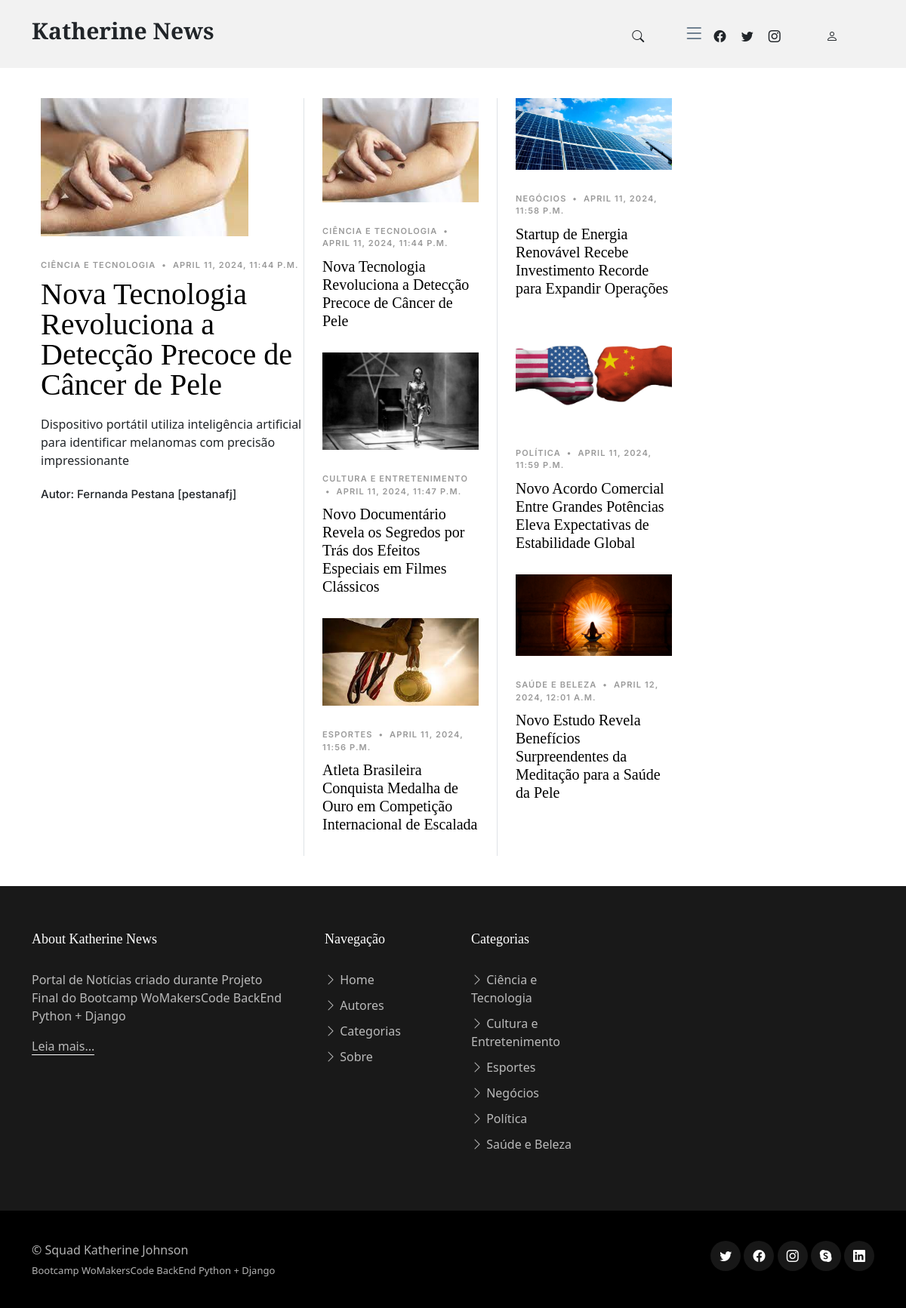
The page / on the database its author committed.
### app_news/models.py (models this page shows)
class News(models.Model):
    title = models.CharField(max_length=100)
    subtitle = models.CharField(max_length=255, null=True, blank=True)
    content = models.TextField(max_length=5000)
    author = models.ForeignKey(Author, on_delete=models.CASCADE)
    editor = models.ForeignKey(Editor, on_delete=models.SET_NULL, null=True)
    category = models.ForeignKey(Category, on_delete=models.SET_DEFAULT, default=14)
    publish_date = models.DateTimeField(auto_now_add=True)
    modified_date = models.DateTimeField(auto_now=True)
    image = models.ImageField(upload_to="images/", null=True, blank=True)

### app_categories/models.py (models this page shows)
class Category(models.Model):
    name = models.CharField(max_length=25)
    image = models.ImageField(upload_to="images/", null=True, blank=True)
    def __str__(self) -> str:
        return f"{self.name}"

### app_users/models.py (models this page shows)
class Author(models.Model):
    username = models.CharField(max_length=30, unique=True)
    email = models.EmailField(max_length=255, unique=True)
    password = models.CharField(max_length=100, verbose_name="Senha")
    name = models.CharField(max_length=255, null=True, blank=True, verbose_name="Nome")
    birth_date = models.DateTimeField(null=True, blank=True, verbose_name="Data de Nascimento")
    city = models.CharField(max_length=50, null=True, blank=True, verbose_name="Cidade")
    state = models.CharField(choices=STATE_CHOICES, max_length=2, null=True, blank=True, verbose_name="Estado")
    register_date = models.DateTimeField(auto_now_add=True, verbose_name="Data de Registro")
    image = models.ImageField(upload_to="images/", null=True, blank=True, verbose_name="Imagem de Perfil")
    def __str__(self) -> str:
        return f"{self.name} [{self.username}]"

### app_news/views.py (the view)
# urls.py: path("", home),
def home(request):
    news_list = News.objects.all()
    emphasis = news_list[0]
    return render(request, "index.html", {'emphasis_news': emphasis, 'column1_news': [news_list[0], news_list[1], news_list[2]], 'column2_news': [news_list[3], news_list[4], news_list[5]]})

### templates/index.html (shortened to what this page needs)
<!DOCTYPE html>
<html lang="en">
  <head>
    {% load static %}
    {% load bootstrap5 %}
    <link rel="stylesheet" href="{% static 'vendor/bootstrap/css/bootstrap.min.css' %}" />
    <link rel="stylesheet" href="{% static 'vendor/bootstrap-icons/bootstrap-icons.css' %}" />
    <link rel="stylesheet" href="{% static 'vendor/swiper/swiper-bundle.min.css' %}" />
    <link rel="stylesheet" href="{% static 'vendor/glightbox/css/glightbox.min.css' %}" />
    <link rel="stylesheet" href="{% static 'vendor/aos/aos.css' %}" />
    <link href="{% static 'css/variables.css' %}" rel="stylesheet" />
    <link href="{% static 'css/main.css' %}" rel="stylesheet" />
  </head>
  <body>
    {% include "header.html" %}
    <main id="main">
      {% block main-content %}
      <section id="posts" class="posts">
        <div class="container" data-aos="fade-up">
          <div class="row mx-auto">
            <div class="col-lg-4">
              <div class="post-entry-1 lg">
                <a href="/news/{{emphasis_news.id}}"><img src="/media/{{emphasis_news.image}}" alt="" class="img-fluid"></a>
                <div class="post-meta"><span class="date">{{emphasis_news.category}}</span> <span class="mx-1">&bullet;</span> <span>{{emphasis_news.publish_date}}</span></div>
                <h2><a href="/news/{{emphasis_news.id}}">{{emphasis_news.title}}</a></h2>
                <p class="mb-4 d-block">{{emphasis_news.subtitle}}</p>
                <div class="d-flex align-items-center author">
                  <div class="name">
                    <h3 class="m-0 p-0">Autor: {{emphasis_news.author}}</h3>
                  </div>
                </div>
              </div>
            </div>
            <div class="col-lg-8">
              <div class="row g-5">
                <div class="col-lg-4 border-start custom-border">
                  {% for news in column1_news %}
                  <div class="post-entry-1">
                    <a href="/news/{{news.id}}"><img src="/media/{{news.image}}" alt="" class="img-fluid"></a>
                    <div class="post-meta"><span class="date">{{news.category}}</span> <span class="mx-1">&bullet;</span> <span>{{news.publish_date}}</span></div>
                    <h2><a href="/news/{{news.id}}">{{news.title}}</a></h2>
                  </div>
                  {% endfor %}
                </div>
                <div class="col-lg-4 border-start custom-border">
                  {% for news in column2_news %}
                  <div class="post-entry-1">
                    <a href="/news/{{news.id}}"><img src="/media/{{news.image}}" alt="" class="img-fluid"></a>
                    <div class="post-meta"><span class="date">{{news.category}}</span> <span class="mx-1">&bullet;</span> <span>{{news.publish_date}}</span></div>
                    <h2><a href="/news/{{news.id}}">{{news.title}}</a></h2>
                  </div>
                  {% endfor %}
                </div>
              </div>
            </div>
          </div>
        </div>
      </section>
      {% endblock %}
    </main>
    {% include "footer.html" %}
  </body>
</html>

### templates/static/css/variables.css (style rules this page uses)
:root { --font-default: 'EB Garamond', system-ui, -apple-system, "Segoe UI", Roboto, "Helvetica Neue", Arial, "Noto Sans", "Liberation Sans", sans-serif, "Apple Color Emoji", "Segoe UI Emoji", "Segoe UI Symbol", "Noto Color Emoji"; --font-primary: 'EB Garamond', serif; --font-secondary: 'Inter', sans-serif; --color-default: #212529; --color-default-rgb: 33, 37, 41; --color-links: #212529; --color-links-hover: #15171a; --color-primary: #212529; --color-primary-light: #26282c; --color-primary-dark: #0b0c0e; --color-primary-rgb: 33, 37, 41; --color-primary-light-rgb: 38, 40, 44; --color-primary-dark-rgb: 11, 12, 14; --color-secondary: #596d80; --color-secondary-light: #8498aa; --color-secondary-dark: #404f5c; --color-secondary-rgb: 89, 109, 128; --color-secondary-light-rgb: 132, 152, 170; --color-secondary-dark-rgb: 64, 79, 92; --color-blue: #0d6efd; --color-blue-rgb: 13, 110, 253; --color-indigo: #6610f2; --color-indigo-rgb: 102, 16, 242; --color-purple: #6f42c1; --color-purple-rgb: 111, 66, 193; --color-pink: #f3268c; --color-pink-rgb: 243, 38, 140; --color-red: #df1529; --color-red-rgb: 223, 21, 4; --color-orange: #fd7e14; --color-orange-rgb: 253, 126, 20; --color-yellow: #ffc107; --color-yellow-rgb: 255, 193, 7; --color-green: #059652; --color-green-rgb: 5, 150, 82; --color-teal: #20c997; --color-teal-rgb: 32, 201, 151; --color-cyan: #0dcaf0; --color-cyan-rgb: 13, 202, 240; --color-white: #ffffff; --color-white-rgb: 255, 255, 255; --color-gray: #6c757d; --color-gray-rgb: 108, 117, 125; --color-black: #000000; --color-black-rgb: 0, 0, 0; }
:root { --bs-blue: var(--color-blue); --bs-indigo: var(--color-indigo); --bs-purple: var(--color-purple); --bs-pink: var(--color-pink); --bs-red: var(--color-red); --bs-orange: var(--color-orange); --bs-yellow: var(--color-yellow); --bs-green: var(--color-green); --bs-teal: var(--color-teal); --bs-cyan: var(--color-cyan); --bs-white: var(--color-white); --bs-gray: var(--color-gray); --bs-gray-dark: #343a40; --bs-gray-100: #f8f9fa; --bs-gray-200: #e9ecef; --bs-gray-300: #dee2e6; --bs-gray-400: #ced4da; --bs-gray-500: #adb5bd; --bs-gray-600: #6c757d; --bs-gray-700: #495057; --bs-gray-800: #343a40; --bs-gray-900: #212529; --bs-primary: var(--color-blue); --bs-secondary: var(--color-blue); --bs-success: #198754; --bs-info: #0dcaf0; --bs-warning: #ffc107; --bs-danger: #dc3545; --bs-light: #f8f9fa; --bs-dark: #212529; --bs-primary-rgb: var(--color-primary-rgb); --bs-secondary-rgb: var(--color-secondary-rgb); --bs-success-rgb: 25, 135, 84; --bs-info-rgb: 13, 202, 240; --bs-warning-rgb: 255, 193, 7; --bs-danger-rgb: 220, 53, 69; --bs-light-rgb: 248, 249, 250; --bs-dark-rgb: 33, 37, 41; --bs-white-rgb: var(--color-white-rgb); --bs-black-rgb: var(--color-black-rgb); --bs-body-color-rgb: var(--color-default-rgb); --bs-body-bg-rgb: 255, 255, 255; --bs-font-sans-serif: var(--font-default); --bs-font-monospace: SFMono-Regular, Menlo, Monaco, Consolas, "Liberation Mono", "Courier New", monospace; --bs-gradient: linear-gradient(180deg, rgba(255, 255, 255, 0.15), rgba(255, 255, 255, 0)); --bs-body-font-family: var(--font-default); --bs-body-font-size: 1rem; --bs-body-font-weight: 400; --bs-body-line-height: 1.5; --bs-body-color: var(--color-default); --bs-body-bg: #fff; }

### templates/static/css/main.css (style rules this page uses)
:root { scroll-behavior: smooth; }
body { color: rgba(var(--color-primary-rgb), 1); }
a { color: var(--color-links); text-decoration: none; }
h1, h2, h3, h4, h5, h6 { font-family: var(--font-primary); }
#main { margin-top: 90px; }
section { padding: 40px 0; overflow: hidden; }
section { scroll-margin-top: 70px; }
.post-entry-1 { margin-bottom: 30px; }
.post-entry-1 img { margin-bottom: 30px; }
.post-entry-1 h2 { margin-bottom: 20px; font-size: 20px; font-weight: 500; line-height: 1.2; font-weight: 500; }
.post-entry-1 h2 a { color: var(--color-black); }
.post-entry-1.lg h2 { font-size: 40px; line-height: 1; }
.post-meta { font-size: 11px; letter-spacing: 0.07rem; text-transform: uppercase; font-weight: 600; font-family: var(--font-secondary); color: rgba(var(--color-black-rgb), 0.4); margin-bottom: 10px; }
.author .name h3 { margin: 0; padding: 0; font-size: 15px; font-family: var(--font-secondary); }

### rows shown on the page
News: image (picture), category "CIÊNCIA E TECNOLOGIA", publish_date "APRIL 11, 2024, 11:44 P.M.", title "Nova Tecnologia Revoluciona a Detecção Precoce de Câncer de Pele", subtitle "Dispositivo portátil utiliza inteligência artificial para identificar melanomas com precisão impressionante", author "Fernanda Pestana [pestanafj]"
News: image (picture), category "CULTURA E ENTRETENIMENTO", publish_date "APRIL 11, 2024, 11:47 P.M.", title "Novo Documentário Revela os Segredos por Trás dos Efeitos Especiais em Filmes Clássicos"
News: image (picture), category "ESPORTES", publish_date "APRIL 11, 2024, 11:56 P.M.", title "Atleta Brasileira Conquista Medalha de Ouro em Competição Internacional de Escalada"
News: image (picture), category "NEGÓCIOS", publish_date "APRIL 11, 2024, 11:58 P.M.", title "Startup de Energia Renovável Recebe Investimento Recorde para Expandir Operações"
News: image (picture), category "POLÍTICA", publish_date "APRIL 11, 2024, 11:59 P.M.", title "Novo Acordo Comercial Entre Grandes Potências Eleva Expectativas de Estabilidade Global"
News: image (picture), category "SAÚDE E BELEZA", publish_date "APRIL 12, 2024, 12:01 A.M.", title "Novo Estudo Revela Benefícios Surpreendentes da Meditação para a Saúde da Pele"
